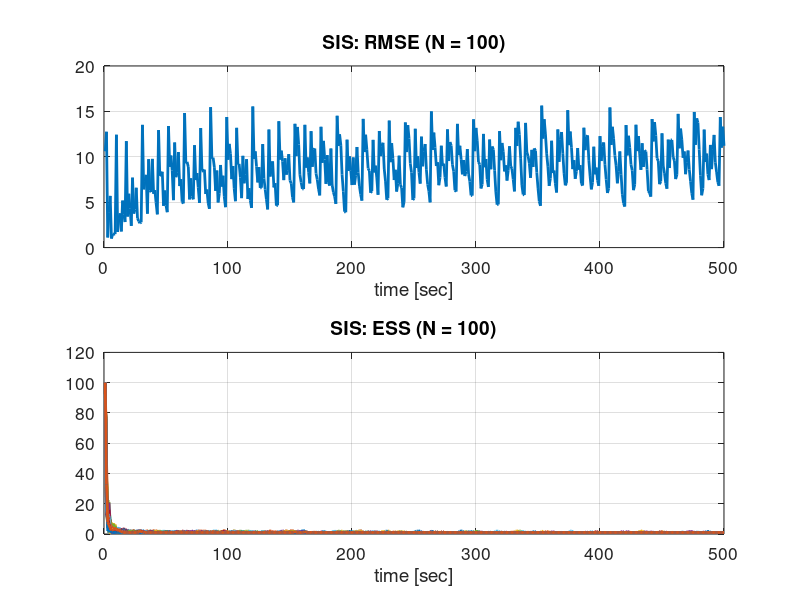
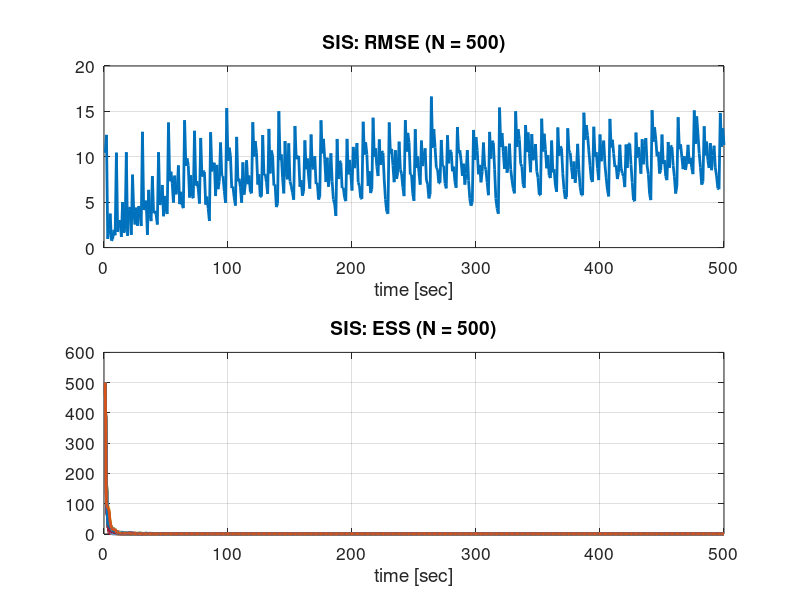
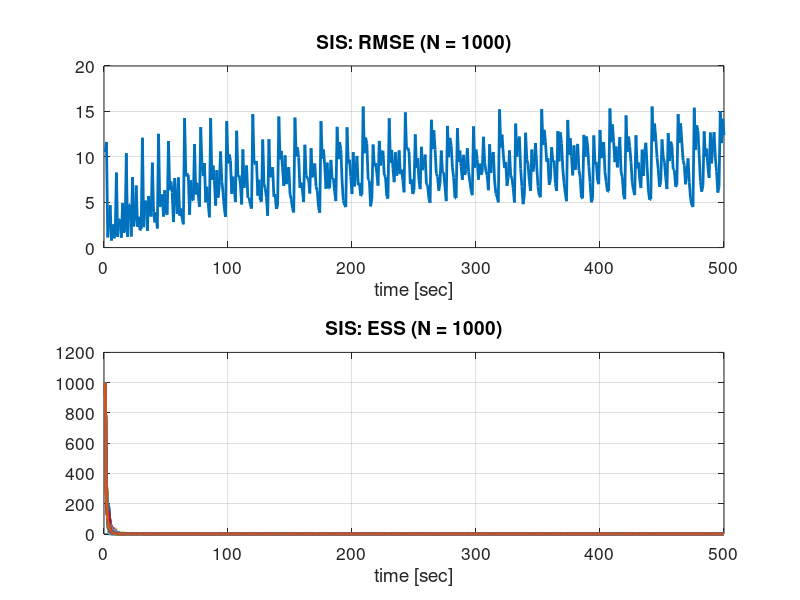
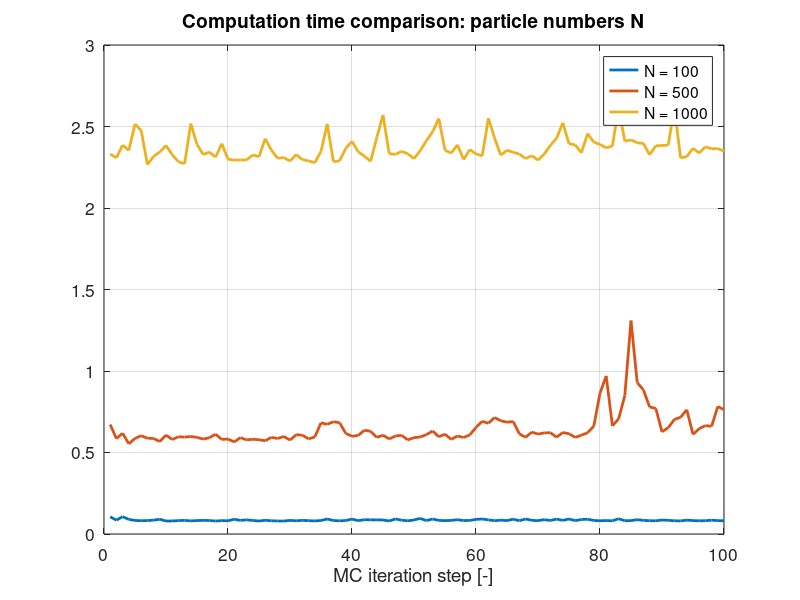

MATLAB code for these plots, in order:
load 2_c_100.mat
e_x_100 = X - xhat;
ESS_100 = ESS;
time_spent_100 = time_spent;

load 2_c_500.mat
e_x_500 = X - xhat;
ESS_500 = ESS;
time_spent_500 = time_spent;

load 2_c_1000.mat
e_x_1000 = X - xhat;
ESS_1000 = ESS;
time_spent_1000 = time_spent;

MC = size(e_x_100,1);
simLen = size(e_x_100,2);

for i = 1:simLen
    RMS_100(:,i) = sqrt(sum(e_x_100(:,i).^2)/MC);
    RMS_500(:,i) = sqrt(sum(e_x_500(:,i).^2)/MC);
    RMS_1000(:,i) = sqrt(sum(e_x_1000(:,i).^2)/MC);
end

% settings
default_font_size = 12.5; % default font size
default_line_width = 2; % default line width

% N = 100
figure('DefaultAxesFontSize',default_font_size);
subplot(2,1,1)
plot(1:simLen,RMS_100,'LineWidth',default_line_width)
grid on
xlabel('time [sec]')
title('SIS: RMSE (N = 100)')
subplot(2,1,2)
plot(1:simLen,ESS_100,'LineWidth',default_line_width)
grid on
xlabel('time [sec]')
title('SIS: ESS (N = 100)')

% UKF
figure('DefaultAxesFontSize',default_font_size);
subplot(2,1,1)
plot(1:simLen,RMS_500,'LineWidth',default_line_width)
grid on
xlabel('time [sec]')
title('SIS: RMSE (N = 500)')
subplot(2,1,2)
plot(1:simLen,ESS_500,'LineWidth',default_line_width)
grid on
xlabel('time [sec]')
title('SIS: ESS (N = 500)')

% SIS
figure('DefaultAxesFontSize',default_font_size);
subplot(2,1,1)
plot(1:simLen,RMS_1000,'LineWidth',default_line_width)
grid on
xlabel('time [sec]')
title('SIS: RMSE (N = 1000)')
subplot(2,1,2)
plot(1:simLen,ESS_1000,'LineWidth',default_line_width)
grid on
xlabel('time [sec]')
title('SIS: ESS (N = 1000)')

% computation time comparison
figure('DefaultAxesFontSize',default_font_size);
plot(1:MC, time_spent_100,'LineWidth',default_line_width)
hold on
plot(1:MC, time_spent_500,'LineWidth',default_line_width)
hold on
plot(1:MC, time_spent_1000,'LineWidth',default_line_width)
grid on
xlabel('MC iteration step [-]')
title('Computation time comparison: particle numbers N')
legend({'N = 100','N = 500','N = 1000'},'Location', 'best')